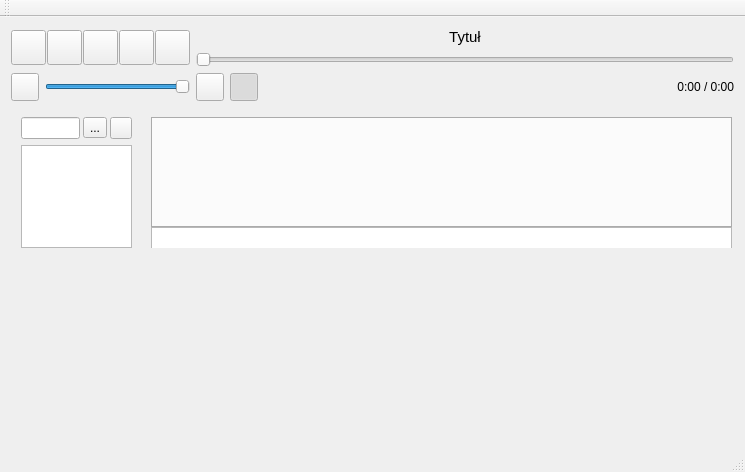
<?xml version="1.0" encoding="UTF-8"?>
<ui version="4.0">
 <class>MainWindow</class>
 <widget class="QMainWindow" name="MainWindow">
  <property name="geometry">
   <rect>
    <x>0</x>
    <y>0</y>
    <width>745</width>
    <height>472</height>
   </rect>
  </property>
  <property name="windowTitle">
   <string>OGCCPlayer</string>
  </property>
  <widget class="QWidget" name="centralWidget">
   <layout class="QVBoxLayout" name="verticalLayout_4">
    <item>
     <layout class="QHBoxLayout" name="horizontalLayout_5">
      <item>
       <layout class="QHBoxLayout" name="horizontalLayout_2">
        <property name="spacing">
         <number>1</number>
        </property>
        <item>
         <widget class="QPushButton" name="pb_previous">
          <property name="maximumSize">
           <size>
            <width>35</width>
            <height>35</height>
           </size>
          </property>
          <property name="toolTip">
           <string>Poprzedni utwór [J]</string>
          </property>
          <property name="text">
           <string/>
          </property>
          <property name="icon">
           <iconset resource="res.qrc">
            <normaloff>:/res/buttons/previous.svg</normaloff>:/res/buttons/previous.svg</iconset>
          </property>
          <property name="iconSize">
           <size>
            <width>32</width>
            <height>32</height>
           </size>
          </property>
         </widget>
        </item>
        <item>
         <widget class="QPushButton" name="pb_pause">
          <property name="maximumSize">
           <size>
            <width>35</width>
            <height>35</height>
           </size>
          </property>
          <property name="toolTip">
           <string>Pauza [P]</string>
          </property>
          <property name="text">
           <string/>
          </property>
          <property name="icon">
           <iconset resource="res.qrc">
            <normaloff>:/res/buttons/pause.svg</normaloff>:/res/buttons/pause.svg</iconset>
          </property>
          <property name="iconSize">
           <size>
            <width>32</width>
            <height>32</height>
           </size>
          </property>
         </widget>
        </item>
        <item>
         <widget class="QPushButton" name="pb_play">
          <property name="maximumSize">
           <size>
            <width>35</width>
            <height>35</height>
           </size>
          </property>
          <property name="toolTip">
           <string>Odtwarzaj [Space]</string>
          </property>
          <property name="text">
           <string/>
          </property>
          <property name="icon">
           <iconset resource="res.qrc">
            <normaloff>:/res/buttons/play.svg</normaloff>:/res/buttons/play.svg</iconset>
          </property>
          <property name="iconSize">
           <size>
            <width>32</width>
            <height>32</height>
           </size>
          </property>
         </widget>
        </item>
        <item>
         <widget class="QPushButton" name="pb_stop">
          <property name="maximumSize">
           <size>
            <width>35</width>
            <height>35</height>
           </size>
          </property>
          <property name="toolTip">
           <string>Stop [S]</string>
          </property>
          <property name="text">
           <string/>
          </property>
          <property name="icon">
           <iconset resource="res.qrc">
            <normaloff>:/res/buttons/stop.svg</normaloff>:/res/buttons/stop.svg</iconset>
          </property>
          <property name="iconSize">
           <size>
            <width>32</width>
            <height>32</height>
           </size>
          </property>
         </widget>
        </item>
        <item>
         <widget class="QPushButton" name="pb_next">
          <property name="maximumSize">
           <size>
            <width>35</width>
            <height>35</height>
           </size>
          </property>
          <property name="toolTip">
           <string>Następny utwór [K]</string>
          </property>
          <property name="text">
           <string/>
          </property>
          <property name="icon">
           <iconset resource="res.qrc">
            <normaloff>:/res/buttons/next.svg</normaloff>:/res/buttons/next.svg</iconset>
          </property>
          <property name="iconSize">
           <size>
            <width>32</width>
            <height>32</height>
           </size>
          </property>
         </widget>
        </item>
       </layout>
      </item>
      <item>
       <layout class="QVBoxLayout" name="verticalLayout_2">
        <item>
         <widget class="QLabel" name="l_title">
          <property name="sizePolicy">
           <sizepolicy hsizetype="Ignored" vsizetype="Fixed">
            <horstretch>0</horstretch>
            <verstretch>0</verstretch>
           </sizepolicy>
          </property>
          <property name="text">
           <string>&lt;html&gt;&lt;head/&gt;&lt;body&gt;&lt;p align=&quot;center&quot;&gt;&lt;span style=&quot; font-size:11pt;&quot;&gt;Tytuł&lt;/span&gt;&lt;/p&gt;&lt;/body&gt;&lt;/html&gt;</string>
          </property>
          <property name="textFormat">
           <enum>Qt::RichText</enum>
          </property>
          <property name="alignment">
           <set>Qt::AlignCenter</set>
          </property>
         </widget>
        </item>
        <item>
         <widget class="MySlider" name="hs_track_position">
          <property name="sizePolicy">
           <sizepolicy hsizetype="Expanding" vsizetype="Fixed">
            <horstretch>0</horstretch>
            <verstretch>0</verstretch>
           </sizepolicy>
          </property>
          <property name="maximum">
           <number>500</number>
          </property>
          <property name="pageStep">
           <number>1</number>
          </property>
          <property name="orientation">
           <enum>Qt::Horizontal</enum>
          </property>
          <property name="tickPosition">
           <enum>QSlider::NoTicks</enum>
          </property>
         </widget>
        </item>
       </layout>
      </item>
     </layout>
    </item>
    <item>
     <layout class="QHBoxLayout" name="horizontalLayout_7">
      <item>
       <layout class="QHBoxLayout" name="horizontalLayout_4">
        <item>
         <widget class="QPushButton" name="pb_volume">
          <property name="minimumSize">
           <size>
            <width>28</width>
            <height>28</height>
           </size>
          </property>
          <property name="maximumSize">
           <size>
            <width>28</width>
            <height>28</height>
           </size>
          </property>
          <property name="toolTip">
           <string>Wycisz</string>
          </property>
          <property name="text">
           <string/>
          </property>
          <property name="icon">
           <iconset resource="res.qrc">
            <normaloff>:/res/buttons/sound_on.svg</normaloff>:/res/buttons/sound_on.svg</iconset>
          </property>
          <property name="iconSize">
           <size>
            <width>25</width>
            <height>25</height>
           </size>
          </property>
          <property name="checkable">
           <bool>true</bool>
          </property>
         </widget>
        </item>
        <item>
         <widget class="MySlider" name="hs_volume_position">
          <property name="sizePolicy">
           <sizepolicy hsizetype="Preferred" vsizetype="Fixed">
            <horstretch>0</horstretch>
            <verstretch>0</verstretch>
           </sizepolicy>
          </property>
          <property name="minimumSize">
           <size>
            <width>145</width>
            <height>0</height>
           </size>
          </property>
          <property name="maximumSize">
           <size>
            <width>145</width>
            <height>16777215</height>
           </size>
          </property>
          <property name="maximum">
           <number>100</number>
          </property>
          <property name="value">
           <number>100</number>
          </property>
          <property name="orientation">
           <enum>Qt::Horizontal</enum>
          </property>
          <property name="tickPosition">
           <enum>QSlider::NoTicks</enum>
          </property>
         </widget>
        </item>
       </layout>
      </item>
      <item>
       <widget class="QPushButton" name="pb_simple_order">
        <property name="minimumSize">
         <size>
          <width>28</width>
          <height>28</height>
         </size>
        </property>
        <property name="maximumSize">
         <size>
          <width>28</width>
          <height>28</height>
         </size>
        </property>
        <property name="toolTip">
         <string>Odtwarzaj kolejno [E]</string>
        </property>
        <property name="text">
         <string/>
        </property>
        <property name="icon">
         <iconset resource="res.qrc">
          <normaloff>:/res/buttons/simple_order.svg</normaloff>:/res/buttons/simple_order.svg</iconset>
        </property>
        <property name="iconSize">
         <size>
          <width>25</width>
          <height>25</height>
         </size>
        </property>
        <property name="checkable">
         <bool>true</bool>
        </property>
        <property name="checked">
         <bool>false</bool>
        </property>
       </widget>
      </item>
      <item>
       <widget class="QPushButton" name="pb_random_order">
        <property name="minimumSize">
         <size>
          <width>28</width>
          <height>28</height>
         </size>
        </property>
        <property name="maximumSize">
         <size>
          <width>28</width>
          <height>28</height>
         </size>
        </property>
        <property name="toolTip">
         <string>Odtwarzaj losowo [R]</string>
        </property>
        <property name="text">
         <string/>
        </property>
        <property name="icon">
         <iconset resource="res.qrc">
          <normaloff>:/res/buttons/random_order.svg</normaloff>:/res/buttons/random_order.svg</iconset>
        </property>
        <property name="iconSize">
         <size>
          <width>25</width>
          <height>25</height>
         </size>
        </property>
        <property name="checkable">
         <bool>true</bool>
        </property>
        <property name="checked">
         <bool>true</bool>
        </property>
       </widget>
      </item>
      <item>
       <widget class="QLabel" name="l_time_count_duration">
        <property name="enabled">
         <bool>true</bool>
        </property>
        <property name="sizePolicy">
         <sizepolicy hsizetype="Expanding" vsizetype="Fixed">
          <horstretch>0</horstretch>
          <verstretch>0</verstretch>
         </sizepolicy>
        </property>
        <property name="text">
         <string>&lt;html&gt;&lt;head/&gt;&lt;body&gt;&lt;p&gt;0:00 / 0:00&lt;/p&gt;&lt;/body&gt;&lt;/html&gt;</string>
        </property>
        <property name="alignment">
         <set>Qt::AlignRight|Qt::AlignTrailing|Qt::AlignVCenter</set>
        </property>
       </widget>
      </item>
     </layout>
    </item>
    <item>
     <widget class="MySplitter" name="splitter1" native="true">
      <widget class="QWidget" name="widget_2" native="true">
       <property name="geometry">
        <rect>
         <x>10</x>
         <y>10</y>
         <width>111</width>
         <height>131</height>
        </rect>
       </property>
       <layout class="QVBoxLayout" name="verticalLayout_3">
        <property name="spacing">
         <number>0</number>
        </property>
        <property name="leftMargin">
         <number>0</number>
        </property>
        <property name="topMargin">
         <number>0</number>
        </property>
        <property name="rightMargin">
         <number>0</number>
        </property>
        <property name="bottomMargin">
         <number>0</number>
        </property>
        <item>
         <layout class="QVBoxLayout" name="verticalLayout">
          <item>
           <layout class="QHBoxLayout" name="horizontalLayout">
            <property name="spacing">
             <number>3</number>
            </property>
            <item>
             <widget class="QLineEdit" name="le_music_base_path"/>
            </item>
            <item>
             <widget class="QToolButton" name="tb_set_music_base_path">
              <property name="toolTip">
               <string>Zmień bazę muzyki</string>
              </property>
              <property name="text">
               <string>...</string>
              </property>
             </widget>
            </item>
            <item>
             <widget class="QPushButton" name="pb_add_play_list">
              <property name="maximumSize">
               <size>
                <width>22</width>
                <height>22</height>
               </size>
              </property>
              <property name="toolTip">
               <string>Dodaj playlistę</string>
              </property>
              <property name="icon">
               <iconset resource="res.qrc">
                <normaloff>:/res/buttons/new.svg</normaloff>:/res/buttons/new.svg</iconset>
              </property>
             </widget>
            </item>
           </layout>
          </item>
          <item>
           <widget class="QTreeView" name="tv_music_base">
            <property name="dragEnabled">
             <bool>true</bool>
            </property>
           </widget>
          </item>
         </layout>
        </item>
       </layout>
      </widget>
      <widget class="MySplitter" name="splitter2" native="true">
       <property name="geometry">
        <rect>
         <x>140</x>
         <y>10</y>
         <width>581</width>
         <height>131</height>
        </rect>
       </property>
       <widget class="QTabWidget" name="tw_play_lists">
        <property name="geometry">
         <rect>
          <x>0</x>
          <y>0</y>
          <width>581</width>
          <height>111</height>
         </rect>
        </property>
        <property name="tabPosition">
         <enum>QTabWidget::North</enum>
        </property>
        <property name="currentIndex">
         <number>-1</number>
        </property>
        <property name="movable">
         <bool>true</bool>
        </property>
       </widget>
       <widget class="MyListView" name="xlv_play_queue">
        <property name="geometry">
         <rect>
          <x>0</x>
          <y>110</y>
          <width>581</width>
          <height>41</height>
         </rect>
        </property>
        <property name="acceptDrops">
         <bool>true</bool>
        </property>
        <property name="dragDropMode">
         <enum>QAbstractItemView::DragDrop</enum>
        </property>
        <property name="defaultDropAction">
         <enum>Qt::CopyAction</enum>
        </property>
        <property name="alternatingRowColors">
         <bool>true</bool>
        </property>
       </widget>
      </widget>
     </widget>
    </item>
   </layout>
  </widget>
  <widget class="QMenuBar" name="menuBar">
   <property name="geometry">
    <rect>
     <x>0</x>
     <y>0</y>
     <width>745</width>
     <height>19</height>
    </rect>
   </property>
  </widget>
  <widget class="QToolBar" name="mainToolBar">
   <attribute name="toolBarArea">
    <enum>TopToolBarArea</enum>
   </attribute>
   <attribute name="toolBarBreak">
    <bool>false</bool>
   </attribute>
  </widget>
  <widget class="QStatusBar" name="statusBar"/>
 </widget>
 <layoutdefault spacing="6" margin="11"/>
 <customwidgets>
  <customwidget>
   <class>MySlider</class>
   <extends>QSlider</extends>
   <header>mywidgets.h</header>
  </customwidget>
  <customwidget>
   <class>MySplitter</class>
   <extends>QWidget</extends>
   <header>mywidgets.h</header>
   <container>1</container>
  </customwidget>
  <customwidget>
   <class>MyListView</class>
   <extends>QListView</extends>
   <header>mywidgets.h</header>
  </customwidget>
 </customwidgets>
 <tabstops>
  <tabstop>pb_previous</tabstop>
  <tabstop>pb_pause</tabstop>
  <tabstop>pb_play</tabstop>
  <tabstop>pb_stop</tabstop>
  <tabstop>pb_next</tabstop>
  <tabstop>hs_track_position</tabstop>
  <tabstop>pb_volume</tabstop>
  <tabstop>hs_volume_position</tabstop>
  <tabstop>pb_simple_order</tabstop>
  <tabstop>pb_random_order</tabstop>
  <tabstop>le_music_base_path</tabstop>
  <tabstop>tb_set_music_base_path</tabstop>
  <tabstop>pb_add_play_list</tabstop>
  <tabstop>tw_play_lists</tabstop>
  <tabstop>tv_music_base</tabstop>
  <tabstop>xlv_play_queue</tabstop>
 </tabstops>
 <resources>
  <include location="res.qrc"/>
 </resources>
 <connections/>
</ui>
